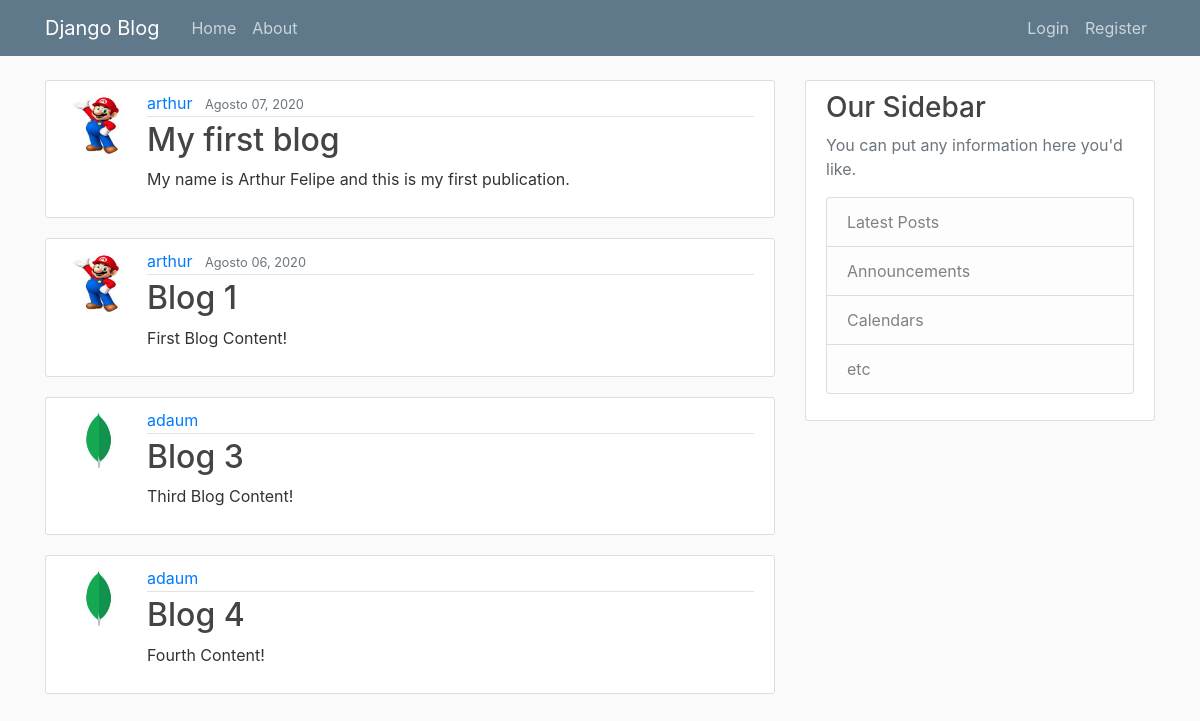
/, run on an earlier commit of the app's database.
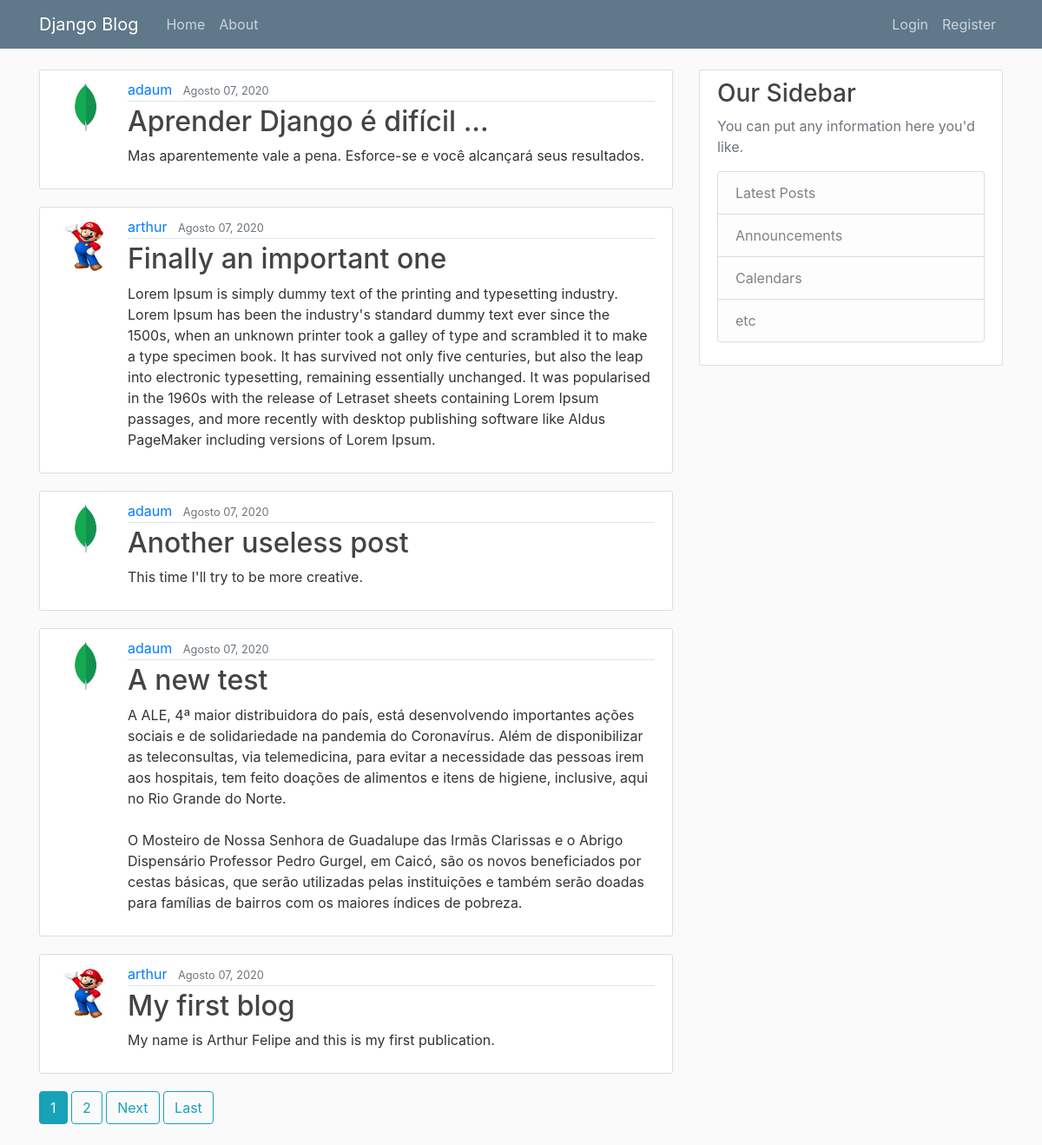
And on a later commit of the database.
### blog/models.py (models this page shows, shortened)
class Post(models.Model):
    title = models.CharField(max_length=100)
    content = models.TextField()
    date_posted = models.DateTimeField(default=timezone.now)
    author = models.ForeignKey(User, on_delete=models.CASCADE)

### users/models.py (models this page shows, shortened)
class Profile(models.Model):
    user = models.OneToOneField(User, on_delete=models.CASCADE)
    image = models.ImageField(default='default.jpg', upload_to='profile_pics')

### blog/views.py (the view)
# urls.py: path('', views.PostListView.as_view(), name='blog-home'),
class PostListView(ListView):
    model = Post
    template_name = 'blog/home.html'  # <app>/<model>_<viewtype>.html
    context_object_name = 'posts'
    ordering = ['-date_posted']
    paginate_by = 5

### blog/templates/blog/home.html (shortened to what this page needs)
{% extends "blog/base.html" %}
{% block content %}
    {% for post in posts %}
        <article class="media content-section">
          <img class="rounded-circle article-img" src="{{ post.author.profile.image.url }}">
          <div class="media-body">
            <div class="article-metadata">
              <a class="mr-2" href="{% url 'user-posts' post.author.username %}">{{ post.author }}</a>
              <small class="text-muted">{{ post.date_posted|date:"F d, Y" }}</small>
            </div>
            <h2><a class="article-title" href="{% url 'post-detail' post.id %}">{{ post.title }}</a></h2>
            <p class="article-content">{{ post.content }}</p>
          </div>
        </article>
    {% endfor %}
    {% if is_paginated %}
      {% for num in page_obj.paginator.page_range %}
        {% if page_obj.number == num %}
          <a class="btn btn-info mb-4" href="?page={{ num }}">{{ num }}</a>
        {% elif num > page_obj.number|add:'-3' and num < page_obj.number|add:'3'  %}
          <a class="btn btn-outline-info mb-4" href="?page={{ num }}">{{ num }}</a>
        {% endif %}
      {% endfor %}
      {% if page_obj.has_next %}
        <a class="btn btn-outline-info mb-4" href="?page={{ page_obj.next_page_number }}">Next</a>
        <a class="btn btn-outline-info mb-4" href="?page={{ page_obj.paginator.num_pages }}">Last</a>
      {% endif %}
    {% endif %}
{% endblock content %}

What changed in the data, as far as the page shows it:
no longer on this page (row unchanged): Post: author.profile.image (picture), author "arthur", date_posted "Agosto 06, 2020", title "Blog 1", content "First Blog Content!"
removed Post: author.profile.image (picture), author "adaum", title "Blog 3", content "Third Blog Content!"
removed Post: author.profile.image (picture), author "adaum", title "Blog 4", content "Fourth Content!"
added Post: author.profile.image (picture), author "adaum", date_posted "Agosto 07, 2020", title "Aprender Django é difícil ...", content "Mas aparentemente vale a pena. Esforce-se e você alcançará seus resultados."
added Post: author.profile.image (picture), author "arthur", date_posted "Agosto 07, 2020", title "Finally an important one", content "Lorem Ipsum is simply dummy text of the printing and typesetting industry. Lorem Ipsum has been the industry's standard dummy text ever since the 1500s, when an unknown printer took a galley of type and scrambled it to make a type specimen book. It has survived not only five centuries, but also the leap into electronic typesetting, remaining essentially unchanged. It was popularised in the 1960s with the release of Letraset sheets containing Lorem Ipsum passages, and more recently with desktop publishing software like Aldus PageMaker including versions of Lorem Ipsum."
added Post: author.profile.image (picture), author "adaum", date_posted "Agosto 07, 2020", title "Another useless post", content "This time I'll try to be more creative."
added Post: author.profile.image (picture), author "adaum", date_posted "Agosto 07, 2020", title "A new test", content "A ALE, 4ª maior distribuidora do país, está desenvolvendo importantes ações sociais e de solidariedade na pandemia do Coronavírus. Além de disponibilizar as teleconsultas, via telemedicina, para evitar a necessidade das pessoas irem aos hospitais, tem feito doações de alimentos e itens de higiene, inclusive, aqui no Rio Grande do Norte. O Mosteiro de Nossa Senhora de Guadalupe das Irmãs Clarissas e o Abrigo Dispensário Professor Pedro Gurgel, em Caicó, são os novos beneficiados por cestas básicas, que serão utilizadas pelas instituições e também serão doadas para famílias de bairros com os maiores índices de pobreza."
Also different on the page:
new list line: "1"
new list line: "2"
text now shown: "Next Last"
